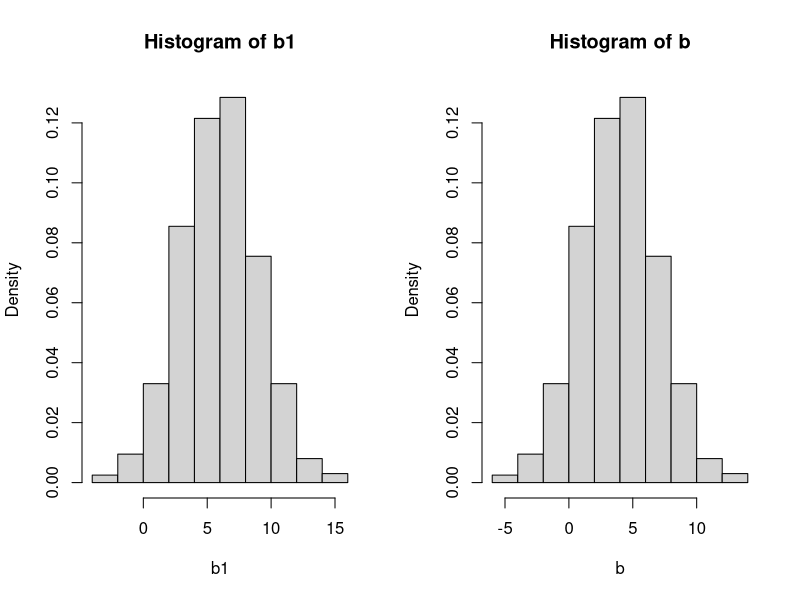
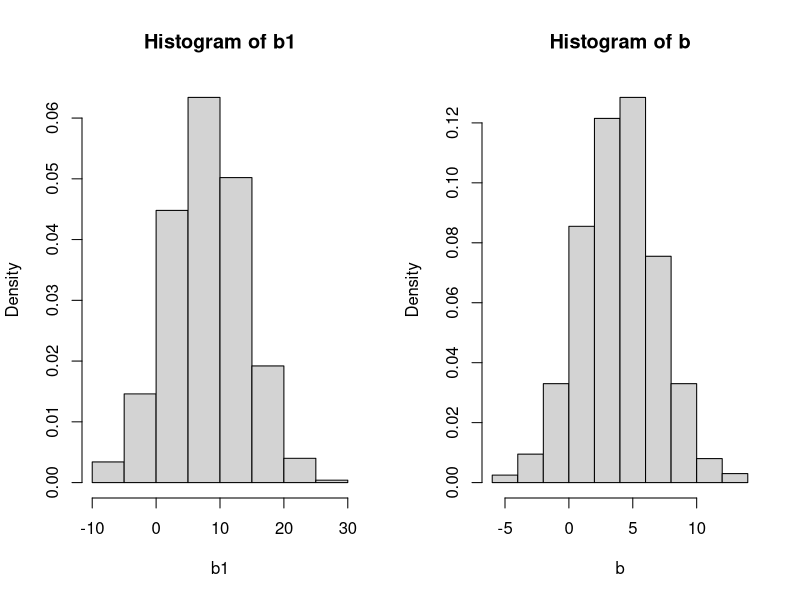
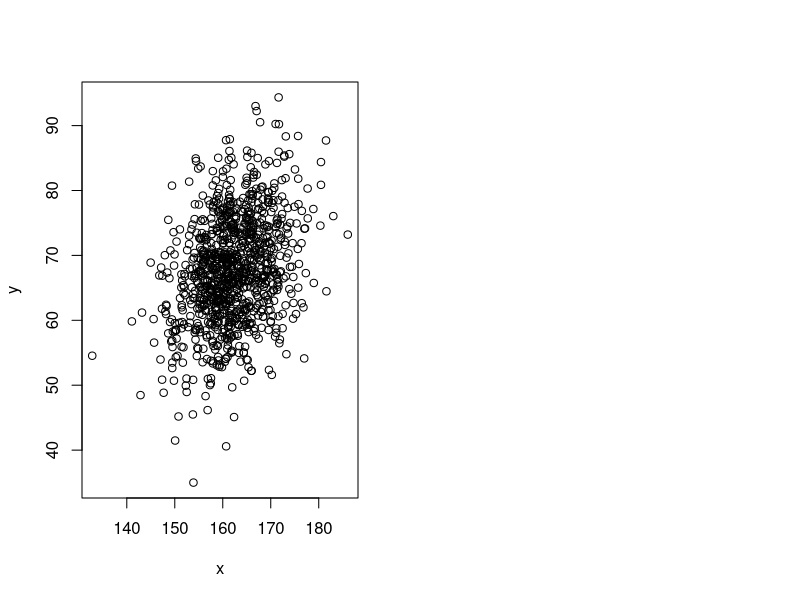
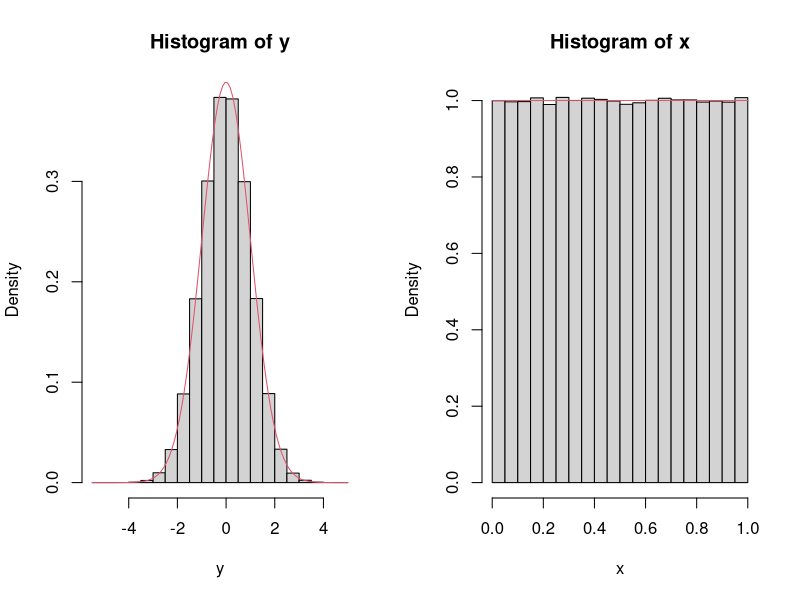

Recreate these plots in R, in order.
## ---- chunk 1
knitr::opts_chunk$set(echo = TRUE)
## ---- chunk 2
#Create a sample with pdf N(4,3)
b <- rnorm(n=1000,4,3)
#Evaluate the mean and variance 
mean=mean(b)
var=var(b)
#Adds c=2 to each element of the sample 
c=2
b1=b+c
#Compare the mean and variance (since the standard deviation is the square of the variance) 
mean1=mean(b1)
var1=var(b1)
mean+c==mean1
var==var
par(mfrow=c(1,2))
hist(b1,freq = F)
hist(b,freq = F)

#multiply the valuse by c=2
b1=c*b
#Compare the mean and variance  
mean1=mean(b1)
var1=var(b1)
mean1==mean*c
var1==c**2*var
par(mfrow=c(1,2))
hist(b1,freq = F)
hist(b,freq = F)
## ---- chunk 3
y = rgamma(n=2, shape=2)
x = log(y)

median(x); log(median(y))
## ---- chunk 4
x = c(10, 8, 14, 7, 21, 44, 60)
mean(x); var(x)
## ---- chunk 5
#Evaluating the proportion of not admitted students using the comulative distribution function 
A_not_admitted=pnorm(400,mean=500,sd=100)
B_not_admitted=pnorm(400,mean=450,sd=100)
#This are the value of the proportion in % of the not admetted students 
A_not_admitted
B_not_admitted
#-------------------------------------------
#Since the total namber of student in each group it's the same we can evaluate the 
#propotion of not admitted student of group B among all the non admetted student like this: 
B_not_admitted/(A_not_admitted+B_not_admitted)
#-----------------------------------------------------
#Here we show that decreasing the threshold of the exam 
#the proportion of non admetted student coming from group B increase 
A_not_admitted=pnorm(300,mean=500,sd=100)
B_not_admitted=pnorm(300,mean=450,sd=100)
B_not_admitted/(A_not_admitted+B_not_admitted)

## ---- chunk 6
x = rnorm(n=1000, mean=162, sd=7)
y = rnorm(n=1000, mean=3+0.4*x, sd=8)
plot(x, y)
## ---- chunk 7
mean(x); mean(y); sd(x); sd(y)
## ---- chunk 8
cor(x, y)
## ---- chunk 9
#Generating a sample of one million of variable with standard normal distribution 
y=rnorm(1000000,mean=0,sd=1)
#Generating the sample of one million of random variable x that correspond to the cdf evaluated on y 
x=pnorm(y,mean=0,sd=1)
#Comparign the histogram of the two samples
par(mfrow=c(1,2))
hist(y,freq = F)
curve(dnorm(x, mean=0, sd=1), add=TRUE, lty=1, col=2) 
hist(x,freq = F)
curve(dunif(x), add=TRUE, lty=1, col=2) 
## ---- chunk 10
n <- 100000; z <- rnorm(n)
zneg <- 0; j <- 1

system.time( #time the original code
  for (i in 1:n) {
    if (z[i]<0) {
      zneg[j] <- z[i]
      j <- j + 1
    }
  }
)
## ---- chunk 11
system.time(
  opt_zneg <- z[z<0] #rewritten code
)
## ---- chunk 12
all(zneg == opt_zneg)
